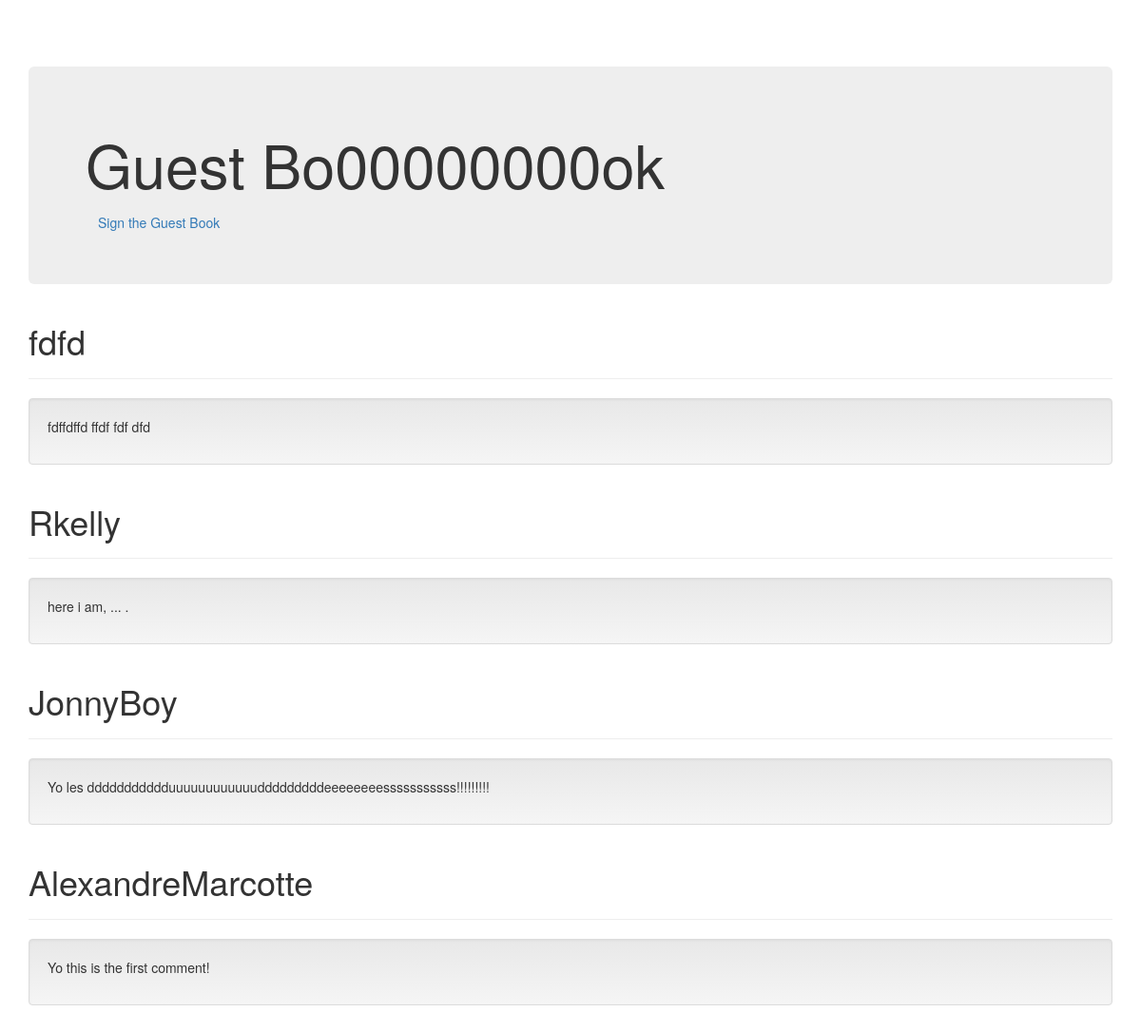
/gestbook/, run on the app's committed database.
### gestbook/models.py (models this page shows, shortened)
class Comment(models.Model):
    name = models.CharField(max_length=20)
    comment = models.TextField()
    date_added = models.DateTimeField(default=timezone.now)

### gestbook/views.py (the view)
# urls.py: path('', views.index, name='index'),
def index(request):
    comments = Comment.objects.order_by('-date_added')
    context = {'commenttts': comments}
    return render(request, 'gestbook/index.html', context)

### gestbook/templates/gestbook/index.html (shortened to what this page needs)
{% load static %}
<!DOCTYPE html>
<html lang="en">
  <head>
    <link href="{% static 'gestbook/bootstrap.min.css' %}" rel="stylesheet">
    <link href="{% static 'gestbook/bootstrap-theme.min.css' %}" rel="stylesheet">
    <link href="{% static 'gestbook/theme.css' %}" rel="stylesheet">
  </head>
  <body>
    <div class="container theme-showcase" role="main">
      <div class="jumbotron">
        <h1>Guest Bo00000000ok</h1>
        <a type="button" class="btn btn-link" href="{% url 'sign' %}">Sign the Guest Book</a>
      </div>
      {% for c in commenttts %}
      <div class="page-header">
        <h1>{{ c.name }}</h1>
      </div>
      <div class="well">
        <p>{{ c.comment }}</p>
      </div>
      {% endfor %}
    </div>
  </body>
</html>

### gestbook/static/gestbook/theme.css (style rules this page uses)
body { padding-top: 70px; padding-bottom: 30px; }

### data on the page
Comment: name "fdfd", comment "fdffdffd ffdf fdf dfd"
Comment: name "Rkelly", comment "here i am, ... ."
Comment: name "JonnyBoy", comment "Yo les ddddddddddduuuuuuuuuuuudddddddddeeeeeeeesssssssssss!!!!!!!!!"
Comment: name "AlexandreMarcotte", comment "Yo this is the first comment!"
